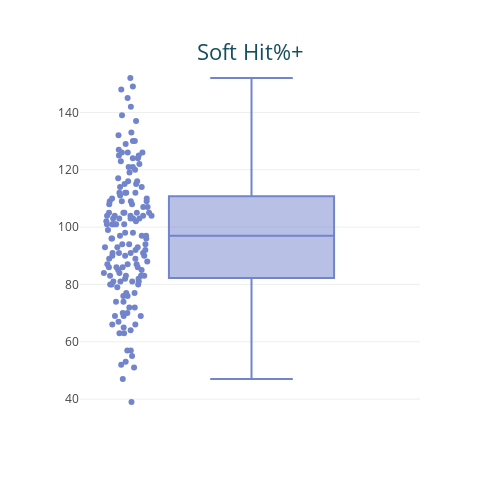

This figure's notebook cell:
### Markdown cell above
### Row 1 - Tab 2

### Code cell
fig_21 = px.box(
    df.query("Season==2023"),
    y = "Soft%+",
    points="all",
    hover_name = "Name",
    height = 500,
    width = 500,
)

fig_21.update_traces(marker=dict(color="#7284cc"))

fig_21.update_layout(
    title=dict(text="Soft Hit%+", font=dict(size=22), automargin=True, yref='paper'),
    title_font_color="#164f5e",
    yaxis=dict(title=""),
    xaxis=dict(title="")
)

### Figure 1 — Plotly figure (JSON) as saved in the notebook; plotly's stock layout.template omitted (floating-point values rounded to 4 significant figures; data arrays with more than 128 entries replaced by an {"elided": "..."} marker saying what was removed)
{"data": [{"alignmentgroup": "True", "boxpoints": "all", "hovertemplate": "<b>%{hovertext}</b><br><br>Soft%+=%{y}<extra></extra>", "hovertext": {"elided": "151 str values"}, "legendgroup": "", "marker": {"color": "#7284cc"}, "name": "", "notched": false, "offsetgroup": "", "orientation": "v", "showlegend": false, "type": "box", "x0": " ", "xaxis": "x", "y": {"elided": "151 int values"}, "y0": " ", "yaxis": "y"}], "layout": {"boxmode": "group", "height": 500, "legend": {"tracegroupgap": 0}, "margin": {"t": 60}, "title": {"automargin": true, "font": {"color": "#164f5e", "size": 22}, "text": "Soft Hit%+", "yref": "paper"}, "width": 500, "xaxis": {"anchor": "y", "domain": [0, 1], "title": {"text": ""}}, "yaxis": {"anchor": "x", "domain": [0, 1], "title": {"text": ""}}}}
